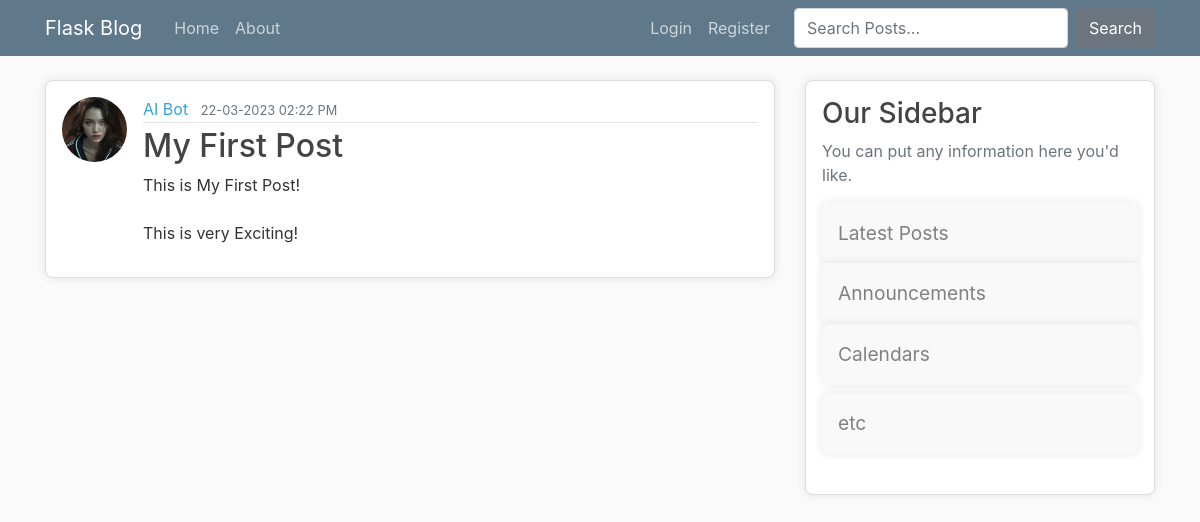
/post/1, run on the app's committed database.
### flaskblog/models.py (models this page shows, shortened)
class User(db.Model,UserMixin):
    id = db.Column(db.Integer, primary_key=True)
    username = db.Column(db.String(20), unique=True, nullable=False)
    email = db.Column(db.String(120), unique=True, nullable=False)
    image_file = db.Column(db.String(20), nullable=False, default='default.png')
    password = db.Column(db.String(60), nullable=False)
    posts = db.relationship('Post', backref='author', lazy='dynamic')

class Post(db.Model):
    id = db.Column(db.Integer, primary_key=True)
    title = db.Column(db.String(100), nullable=False)
    content = db.Column(db.Text, nullable=False)
    date_posted = db.Column(db.DateTime, nullable=False, default=datetime.utcnow)
    user_id = db.Column(db.Integer, db.ForeignKey('user.id'), nullable=False)

### flaskblog/posts/routes.py (the view)
@posts.route('/post/<int:post_id>')
def post(post_id):
    post = Post.query.get_or_404(post_id)
    return render_template('post.html',title=post.title,post=post)

### flaskblog/templates/post.html (shortened to what this page needs)
{% extends 'layout.html' %}
{% block content %}
        <article class="media content-section">
            <img class="rounded-circle article-img" src="{{ url_for('static',filename='profile_pics/'+ post.author.image_file) }}" alt="">
            <div class="media-body">
            <div class="article-metadata">
                <a class="mr-2" href="{{ url_for('users.user_posts',username=post.author.username) }}">{{ post.author.username }}</a>
                <small class="text-muted">{{ post.date_posted.strftime('%d-%m-%Y  %I:%M %p') }}</small>
            </div>
            <h2 class="article-title" >{{ post.title }} </h2>
            <p class="article-content">{{ post.content }}</p>
            </div>
        </article>
{% endblock content %}

### flaskblog/static/main.css (style rules this page uses)
body { background: #fafafa; color: #333333; margin-top: 5rem; }
h1, h2, h3, h4, h5, h6 { color: #444444; }
a { text-decoration: none; }
.content-section { background: #ffffff; padding: 10px 20px; border: 1px solid #dddddd; border-radius: 3px; margin-bottom: 20px; padding: 1rem; margin-bottom: 0.5rem; border-radius: 0.5rem; box-shadow: 0 0 10px rgba(0, 0, 0, 0.1); }
.article-title { color: #444444; }
.article-content { white-space: pre-line; }
.article-img { height: 65px; width: 65px; margin-right: 16px; }
.article-metadata { padding-bottom: 1px; margin-bottom: 4px; border-bottom: 1px solid #e3e3e3 }
a { color: #33a2e1; }

### data on the page
User: image_file (picture), author.username "AI Bot"
Post: date_posted "22-03-2023 02:22 PM", title "My First Post", content "This is My First Post! This is very Exciting!"
